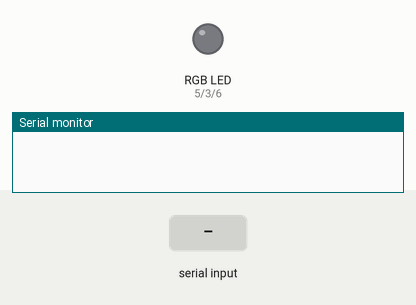
This sketch was run on a simulated Arduino Nano, built with avr-gcc and run on an emulated ATmega328P. Shown: an RGB LED mixed from three pins (HIGH = lit), the last lines printed to the serial monitor. The inputs (shaded band) are chosen by the test bench. Dim RGB values are drawn brighter than linear.

Above: at 1.2 s.
1.3 s: "fade\n" received over Serial
At 1.8 s:
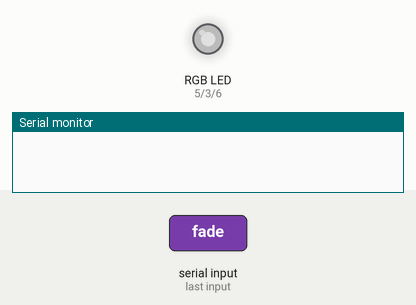
4.3 s: "green:255,\n" received over Serial
5.8 s: "90,45,200\n" received over Serial
At 6.1 s:
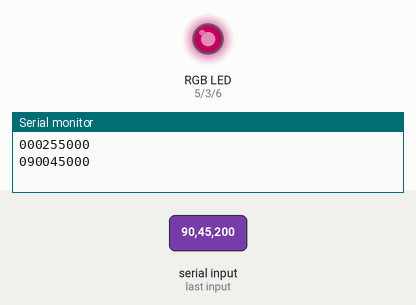
7.3 s: "30,150,10\n" received over Serial
At 8.5 s:
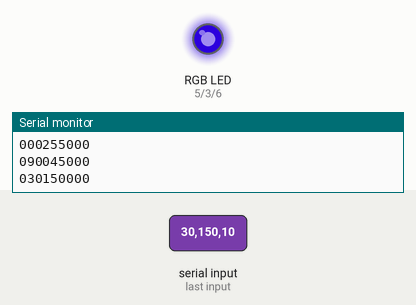
8.8 s: "90,45\n" received over Serial
At 9.8 s:
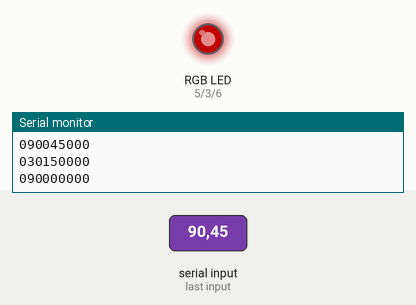
10.3 s: "30,150\n" received over Serial
At 11.0 s:
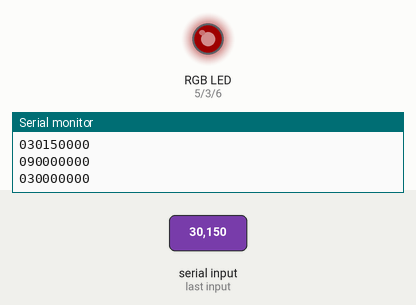
Timing chart, 0 to 12.8 s (numbered marks = the images above; inputs shaded):
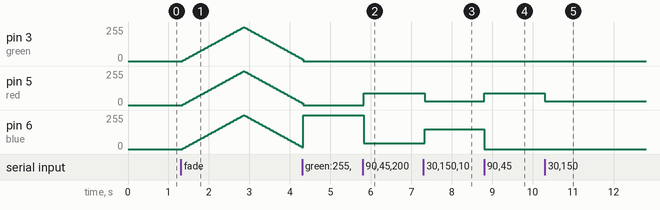

The sketch:

main.ino
```cpp
#include "src/helpers.hpp"

const uint8_t green = 3;           // the PWM pin the LED is attached to
const uint8_t red = 5;           // the PWM pin the LED is attached to
const uint8_t blue = 6;           // the PWM pin the LED is attached to
uint16_t brightness = 0;    // how bright the LED is
uint16_t fadeAmount = 5;    // how many points to fade the LED

bool fade = false;
String inStr = "";
char colors[] = "000000000";

String handleSerial() {
  char rx_byte = Serial.read();
  String rx_str = "";

  while (rx_byte != '\n') {
    rx_str += rx_byte;
    rx_byte = Serial.read();
  }

  return rx_str;
}

void doFade() {
  setBrightness(brightness, brightness, brightness);

  brightness = brightness + fadeAmount;
  if (brightness <= 0 || brightness >= 255) {
    fadeAmount = -fadeAmount;
  }
}

void setBrightness(const uint8_t redVal, const uint8_t greenVal, const uint8_t blueVal) {
  analogWrite(red, redVal);
  analogWrite(green, blueVal);
  analogWrite(blue, greenVal);
}

void setBrightness(const char* brightness) {
  char redVal[4] = {0};
  char blueVal[4] = {0};
  char greenVal[4] = {0};
  Serial.println(brightness);

  memcpy(redVal, brightness + OFFSET_RED, LENGTH_VALUE);
  memcpy(greenVal, brightness + OFFSET_GREEN, LENGTH_VALUE);
  memcpy(blueVal, brightness + OFFSET_BLUE, LENGTH_VALUE);

  setBrightness(atoi(redVal), atoi(greenVal), atoi(blueVal));
}

void setup() {
  pinMode(green, OUTPUT);
  pinMode(red, OUTPUT);
  pinMode(blue, OUTPUT);
  Serial.begin(115200);
}

void loop() {
  if (Serial.available() > 0) {
    inStr = handleSerial();

    if (inStr == "fade") {
      fade = !fade;
    } else {
      fade = false;

      memset(colors, '0', strlen(colors));
      parseColors(inStr.c_str(), colors);
      setBrightness(colors);
    }
  }

  if (fade) doFade();

  delay(30);
}
```

helpers.cpp
```cpp
#include <Arduino.h>
#include <string.h>
#include <assert.h>
#include <ctype.h>

#include "helpers.hpp"

const char RED[] = "red";
const char GREEN[] = "green";
const char BLUE[] = "blue";

void pushNumber(char* arr, const char newChar, uchar queuedCount) {
	uchar length = LENGTH_VALUE; // strlen(arr) returns 0 on arduino nano for some reason, gcc on desktop works fine
	assert(length > queuedCount);

	while (queuedCount != 0) {
		arr[length - queuedCount - 1] = arr[length - queuedCount];
		queuedCount--;
	}

	arr[length - 1] = newChar;
}

bool isColor(const char* left, const char* right) {
	size_t leftLen = strlen(left);
	size_t rightLen = strlen(right);
	size_t i = 0;

	while ((left[i] != '0' || right[i] != '0') && (i < leftLen && i < rightLen)) {
		if (left[i] != right[i]) return false;
		i++;
	}

	return true;
}

void parseColors(const char* input, char* colors) {
	size_t inputLength = strlen(input);
	assert(inputLength < 256);

	char colorName[LENGTH_COLOR] = {0};
	char colorVal[LENGTH_VALUE] = {0};
	uchar nameLength = 0;
	uchar colorLength = 0;
	uchar commaCount = 0;

	for (uchar i = 0; i < inputLength; i++) {
		if (input[i] == ',') {
			char colorP = 0;

			if (isColor(colorName, RED)) {
				colorP = OFFSET_RED;
			} else if (isColor(colorName, GREEN)) {
				colorP = OFFSET_GREEN;
			} else if (isColor(colorName, BLUE)) {
				colorP = OFFSET_BLUE;
			} else if (commaCount == 0) {
				colorP = OFFSET_RED;
			} else if (commaCount == 1) {
				colorP = OFFSET_GREEN;
			} else if (commaCount == 2) {
				colorP = OFFSET_BLUE;
			}

			for (uchar j = 0; j < LENGTH_VALUE; j++) {
				colors[colorP + j] = isdigit(colorVal[j]) ? colorVal[j] : '0';
			}

			memset(colorName, '0', LENGTH_COLOR);
			memset(colorVal, '0', LENGTH_VALUE);

			nameLength = 0;
			colorLength = 0;

			commaCount++;
		} else if (input[i] == ':') {
			// skip
		} else if (isalpha(input[i])) {
			colorName[nameLength] = input[i];
			nameLength++;
		} else if (isDigit(input[i])) {
			pushNumber(colorVal, input[i], colorLength);
			colorLength++;
		}
	}

	//delete [] colorName;
	//delete [] colorVal;
}

/* for testing
int main() {

	std::string ogStr = "1,2,3";
	for (auto& str: strSplit(ogStr, "3")) {
		for (int i = 0; i < str.length(); i++) {
			printf("%c", str[i]);
		}
		printf("_");
	}

	const char ogStr[] = "green:255,";
	uchar newStr[] = "000000000";

	size_t length = 0;

	parseColors(ogStr, newStr);

	for (size_t i = 0; i < 9; i++) {
		printf("%c", newStr[i]);
	}

	delete newStr;
}
*/
```

helpers.hpp
```cpp
typedef unsigned char uchar;

enum {
	OFFSET_RED = 0,
	OFFSET_GREEN = 3,
	OFFSET_BLUE = 6,
	LENGTH_COLOR = 5,
	LENGTH_VALUE = 3,
};

void parseColors(const char* input, char* colors);
```

Measured:
- after the input at 1.3 s, pin 3 (green), pin 5 (red), pin 6 (blue): rises from 0/255 to 255/255 in 1.5 s, then falls to 15/255 in 1.4 s
- after the input at 5.8 s, pin 5 (red): 0/255 → 90/255 at once; pin 6 (blue): 255/255 → 45/255 at once
- after the input at 7.3 s, pin 5 (red): 90/255 → 30/255 at once; pin 6 (blue): 45/255 → 150/255 at once
- after the input at 8.8 s, pin 5 (red): 30/255 → 90/255 at once; pin 6 (blue): 150/255 → 0/255 at once
- after the input at 10.3 s, pin 5 (red): 90/255 → 30/255 at once
